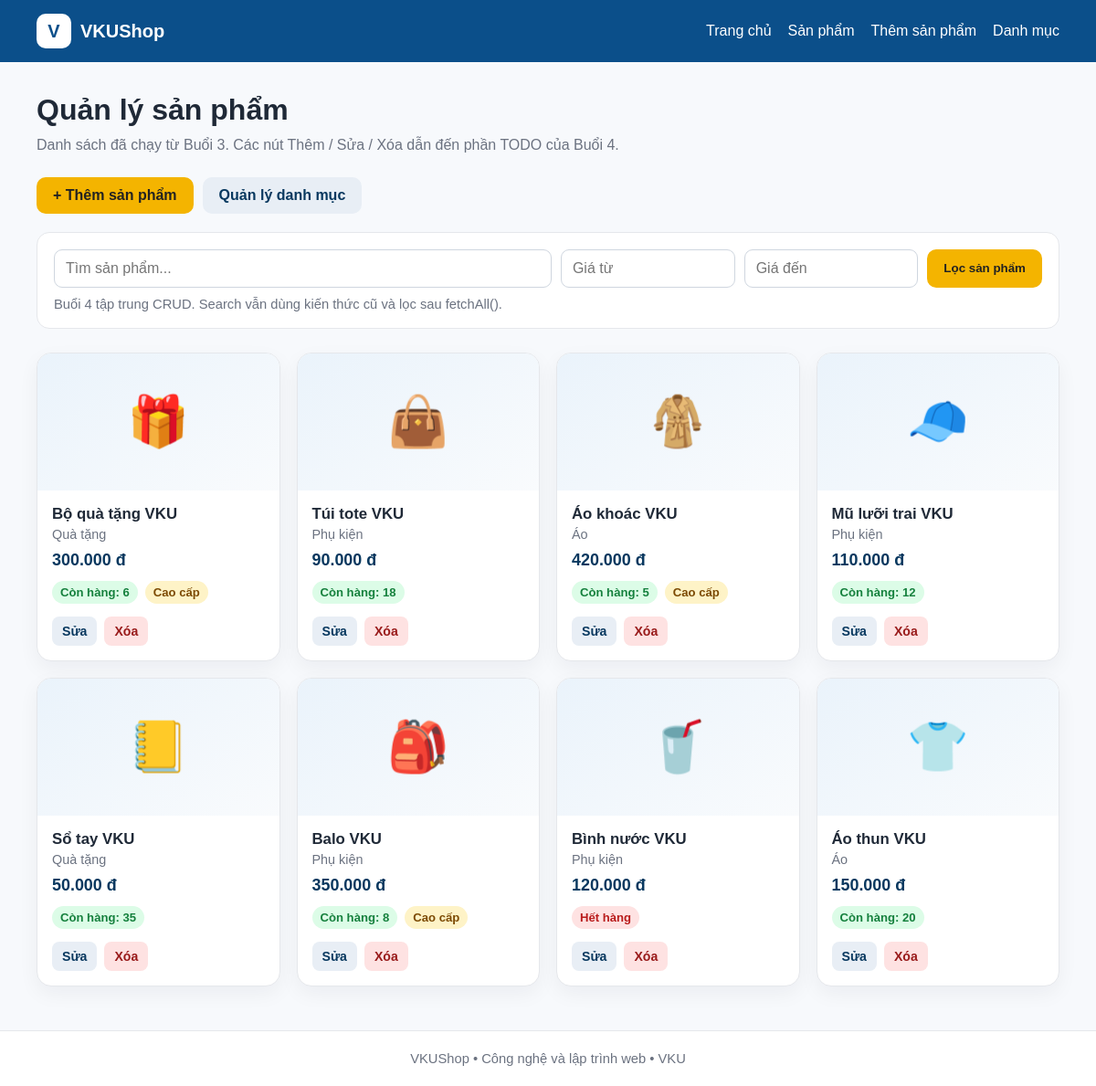
/products.php, run on the app's committed database.
### tables this page shows
CREATE TABLE products (
    id INT UNSIGNED AUTO_INCREMENT PRIMARY KEY,
    category_id INT UNSIGNED NOT NULL,
    name VARCHAR(150) NOT NULL,
    price DECIMAL(12, 0) NOT NULL,
    stock INT UNSIGNED NOT NULL DEFAULT 0,
    description TEXT NULL,
    icon VARCHAR(20) NOT NULL DEFAULT '📦',
    CONSTRAINT fk_products_category
        FOREIGN KEY (category_id)
        REFERENCES categories(id)
);

CREATE TABLE categories (
    id INT UNSIGNED AUTO_INCREMENT PRIMARY KEY,
    name VARCHAR(100) NOT NULL,
    slug VARCHAR(120) NOT NULL UNIQUE
);

### includes/functions.php (called while the page is built)
<?php
function e(string $value): string
{
    return htmlspecialchars($value, ENT_QUOTES, 'UTF-8');
}

### products.php (the view, shortened to what this page needs)
<?php
require_once __DIR__ . '/includes/functions.php';
require_once __DIR__ . '/config/database.php';
$sql = '
    SELECT
        p.id,
        p.name,
        p.price,
        p.stock,
        p.description,
        p.icon,
        c.name AS category_name
    FROM products p
    JOIN categories c
        ON c.id = p.category_id
    ORDER BY p.id DESC
';
$stmt = $pdo->query($sql);
$products = $stmt->fetchAll(PDO::FETCH_ASSOC);
$keyword = trim($_GET['keyword'] ?? '');
$minPriceInput = trim($_GET['min_price'] ?? '');
$maxPriceInput = trim($_GET['max_price'] ?? '');
$minPrice = $minPriceInput === '' ? null : (int) $minPriceInput;
$maxPrice = $maxPriceInput === '' ? null : (int) $maxPriceInput;
$filteredProducts = [];
foreach ($products as $product) {
    $matchesKeyword = $keyword === '' || stripos($product['name'], $keyword) !== false;
    $matchesMinPrice = $minPrice === null || $product['price'] >= $minPrice;
    $matchesMaxPrice = $maxPrice === null || $product['price'] <= $maxPrice;
    if ($matchesKeyword && $matchesMinPrice && $matchesMaxPrice) {
        $filteredProducts[] = $product;
    }
}
require __DIR__ . '/includes/header.php';
?>
<main class="main-container">
    <h1 class="page-heading">Quản lý sản phẩm</h1>
    <p class="page-subtitle">Danh sách đã chạy từ Buổi 3. Các nút Thêm / Sửa / Xóa dẫn đến phần TODO của Buổi 4.</p>
    <div class="page-actions">
        <a class="btn" href="create-product.php">+ Thêm sản phẩm</a>
        <a class="btn btn-secondary" href="categories.php">Quản lý danh mục</a>
    </div>
    <section class="search-box">
        <form class="search-form" method="GET" action="products.php">
            <input class="form-control" type="text" name="keyword" placeholder="Tìm sản phẩm..." value="<?= e($keyword) ?>">
            <input class="form-control" type="number" min="0" name="min_price" placeholder="Giá từ" value="<?= e($minPriceInput) ?>">
            <input class="form-control" type="number" min="0" name="max_price" placeholder="Giá đến" value="<?= e($maxPriceInput) ?>">
            <button class="btn" type="submit">Lọc sản phẩm</button>
        </form>
        <p class="search-note">Buổi 4 tập trung CRUD. Search vẫn dùng kiến thức cũ và lọc sau fetchAll().</p>
    </section>
    <?php if (count($filteredProducts) === 0): ?>
        <div class="empty-state">Không tìm thấy sản phẩm phù hợp.</div>
    <?php else: ?>
        <section class="product-grid">
            <?php foreach ($filteredProducts as $product): ?>
                <article class="product-card">
                    <div class="product-thumb"><?= e($product['icon']) ?></div>
                    <div class="product-body">
                        <h2 class="product-name"><?= e($product['name']) ?></h2>
                        <p class="product-category"><?= e($product['category_name']) ?></p>
                        <p class="product-price"><?= number_format((float) $product['price'], 0, ',', '.') ?> đ</p>
                        <div class="product-meta">
                            <?php if ($product['stock'] > 0): ?>
                                <span class="badge badge-in-stock">Còn hàng: <?= (int) $product['stock'] ?></span>
                            <?php else: ?>
                                <span class="badge badge-out-stock">Hết hàng</span>
                            <?php endif; ?>
                            <?php if ($product['price'] >= 300000): ?>
                                <span class="badge badge-premium">Cao cấp</span>
                            <?php endif; ?>
                        </div>
                        <div class="card-actions">
                            <a class="btn btn-secondary btn-small" href="edit-product.php?id=<?= (int) $product['id'] ?>">Sửa</a>
                            <form class="inline-form" method="POST" action="delete-product.php">
                                <button class="btn btn-danger btn-small" type="submit">Xóa</button>
                            </form>
                        </div>
                    </div>
                </article>
            <?php endforeach; ?>
        </section>
    <?php endif; ?>
</main>
<?php require __DIR__ . '/includes/footer.php'; ?>

### includes/header.php (shortened to what this page needs)
<!doctype html>
<html lang="vi">
<head>
    <link rel="stylesheet" href="assets/css/style.css">
</head>
<body>
<header class="site-header">
    <div class="header-inner">
        <a class="brand" href="index.php"><span class="brand-mark">V</span><span>VKUShop</span></a>
        <nav class="main-nav">
            <a href="index.php">Trang chủ</a>
            <a href="products.php">Sản phẩm</a>
            <a href="create-product.php">Thêm sản phẩm</a>
            <a href="categories.php">Danh mục</a>
        </nav>
    </div>
</header>

### includes/footer.php
<footer class="site-footer">
    <div class="footer-inner">VKUShop • Công nghệ và lập trình web • VKU</div>
</footer>
</body>
</html>

### assets/css/style.css (style rules this page uses)
:root { --primary: #0b4f8a; --primary-dark: #08385f; --accent: #f4b400; --text: #1f2937; --muted: #6b7280; --border: #e5e7eb; --bg: #f7f9fc; --card: #ffffff; --success: #15803d; --danger: #b91c1c; --warning-bg: #fff7ed; --warning-text: #9a3412; }
* { box-sizing: border-box; }
body { margin: 0; font-family: Arial, Helvetica, sans-serif; color: var(--text); background: var(--bg); }
a { color: inherit; }
.site-header { background: var(--primary); color: #fff; }
.header-inner, .main-container, .footer-inner { width: min(1120px, calc(100% - 32px)); margin: 0 auto; }
.header-inner { min-height: 68px; display: flex; align-items: center; justify-content: space-between; gap: 24px; }
.brand { display: flex; align-items: center; gap: 10px; text-decoration: none; font-size: 1.25rem; font-weight: 700; }
.brand-mark { display: inline-grid; place-items: center; width: 38px; height: 38px; border-radius: 10px; background: #fff; color: var(--primary); font-weight: 800; }
.main-nav { display: flex; flex-wrap: wrap; gap: 18px; }
.main-nav a { color: #fff; text-decoration: none; }
.main-container { padding: 34px 0 48px; }
.btn { display: inline-block; padding: 11px 18px; border: 0; border-radius: 10px; background: var(--accent); color: #222; font-weight: 700; text-decoration: none; cursor: pointer; }
.btn-secondary { background: #e8eef5; color: var(--primary-dark); }
.page-heading { margin: 0 0 8px; }
.page-subtitle { margin: 0 0 22px; color: var(--muted); line-height: 1.55; }
.search-box { margin-bottom: 26px; padding: 18px; border: 1px solid var(--border); border-radius: 14px; background: var(--card); }
.search-form { display: grid; grid-template-columns: minmax(220px,1fr) repeat(2,minmax(150px,.35fr)) auto; gap: 10px; }
.form-control { width: 100%; min-height: 42px; padding: 10px 12px; border: 1px solid #cfd6df; border-radius: 9px; font: inherit; background: #fff; }
.search-note { margin: 10px 0 0; color: var(--muted); font-size: .92rem; }
.product-grid { display: grid; grid-template-columns: repeat(4,minmax(0,1fr)); gap: 18px; }
.product-card { overflow: hidden; border: 1px solid var(--border); border-radius: 16px; background: var(--card); box-shadow: 0 8px 22px rgba(17,24,39,.05); }
.product-thumb { display: grid; place-items: center; min-height: 150px; background: linear-gradient(145deg,#eaf3fb,#f9fbfd); font-size: 3.4rem; }
.product-body { padding: 16px; }
.product-name { margin: 0 0 8px; font-size: 1.05rem; }
.product-price { margin: 0 0 12px; color: var(--primary-dark); font-size: 1.12rem; font-weight: 700; }
.product-meta { display: flex; flex-wrap: wrap; gap: 8px; align-items: center; }
.badge { display: inline-block; padding: 5px 9px; border-radius: 999px; font-size: .82rem; font-weight: 700; }
.badge-in-stock { color: var(--success); background: #dcfce7; }
.badge-out-stock { color: var(--danger); background: #fee2e2; }
.badge-premium { color: #7c4a03; background: #fef3c7; }
.site-footer { border-top: 1px solid var(--border); background: #fff; }
.footer-inner { padding: 22px 0; text-align: center; color: var(--muted); font-size: .92rem; }
.product-category { margin: -4px 0 10px; color: var(--muted); font-size: .9rem; }
.page-actions { display: flex; flex-wrap: wrap; gap: 10px; margin-bottom: 20px; }
.card-actions { display: flex; flex-wrap: wrap; gap: 8px; margin-top: 14px; }
.btn-small { padding: 8px 11px; border-radius: 8px; font-size: .88rem; }
.btn-danger { background: #fee2e2; color: #991b1b; }
.inline-form { display: inline; margin: 0; }

### data on the page
products: icon "🎁", name "Bộ quà tặng VKU", category.name "Quà tặng", price "300.000", stock "6", shows "Cao cấp"
products: icon "👜", name "Túi tote VKU", category.name "Phụ kiện", price "90.000", stock "18"
products: icon "🧥", name "Áo khoác VKU", category.name "Áo", price "420.000", stock "5", shows "Cao cấp"
products: icon "🧢", name "Mũ lưỡi trai VKU", category.name "Phụ kiện", price "110.000", stock "12"
products: icon "📒", name "Sổ tay VKU", category.name "Quà tặng", price "50.000", stock "35"
products: icon "🎒", name "Balo VKU", category.name "Phụ kiện", price "350.000", stock "8", shows "Cao cấp"
products: icon "🥤", name "Bình nước VKU", category.name "Phụ kiện", price "120.000", stock "Hết hàng"
products: icon "👕", name "Áo thun VKU", category.name "Áo", price "150.000", stock "20"
